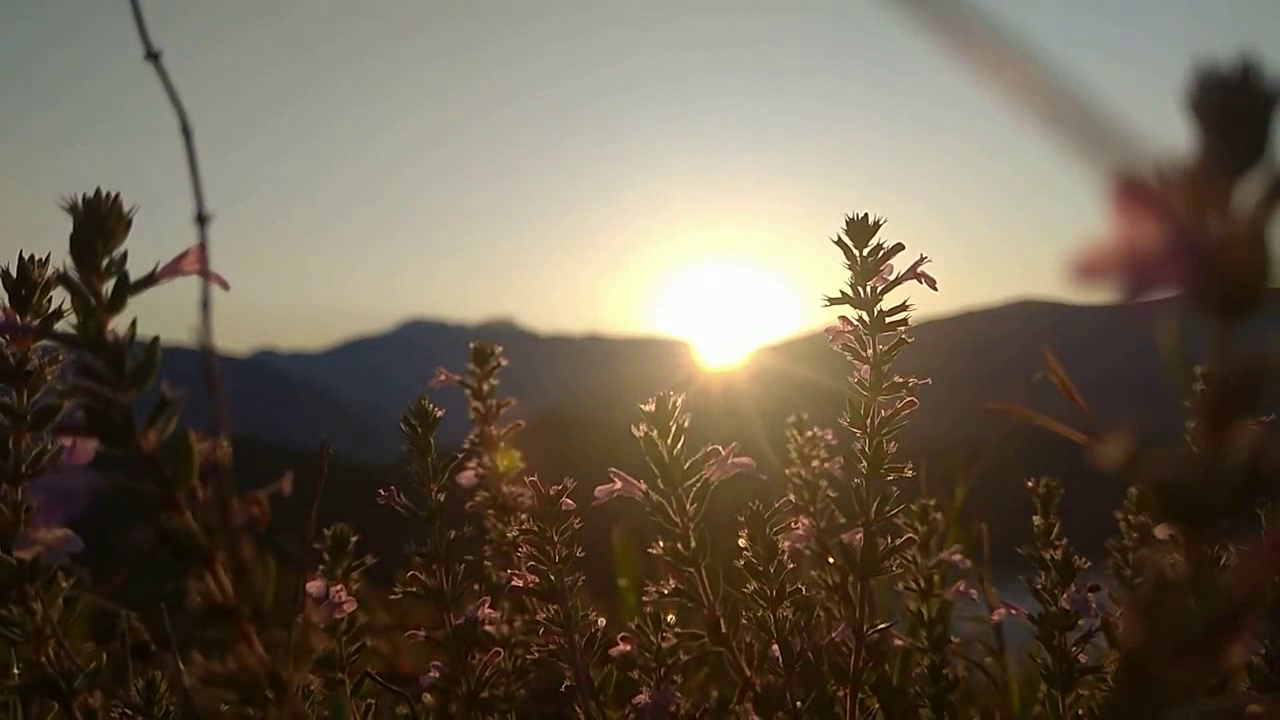
#> input picture frame 6 of send_Dinara/Software-Engineering-Group-Project-frontEnd/Monkey_Project/videos/poocessed.AVI, 1280 x 720 px, given in place of DSCF0025.AVI, which was not available
$ python video_detection.py
#> lines starting #> are read from the running program, lines starting #| are printed output that depends on the picture; after the words box and inside, x2 and y2 are one past the last pixel; in counts of white or black regions, pixels touching at a corner belong together; pictures that were not available may be replaced by others from this repository, and a replacement may not be noted
import cv2

cap = cv2.VideoCapture('./Test Videos/Pig-tailed macaque/DSCF0025.AVI')

ret, frame1 = cap.read()
#> frame1 is the input picture: shape (720, 1280, 3); mean B, G, R 80.4, 96.6, 107.8

while cap.isOpened():
    ret, frame2 = cap.read()
    diff = cv2.absdiff(frame1, frame2)
    gray = cv2.cvtColor(diff, cv2.COLOR_BGR2GRAY)
    blur = cv2.GaussianBlur(gray, (5, 5), 0)
    _, thresh = cv2.threshold(blur, 20, 255, cv2.THRESH_BINARY)
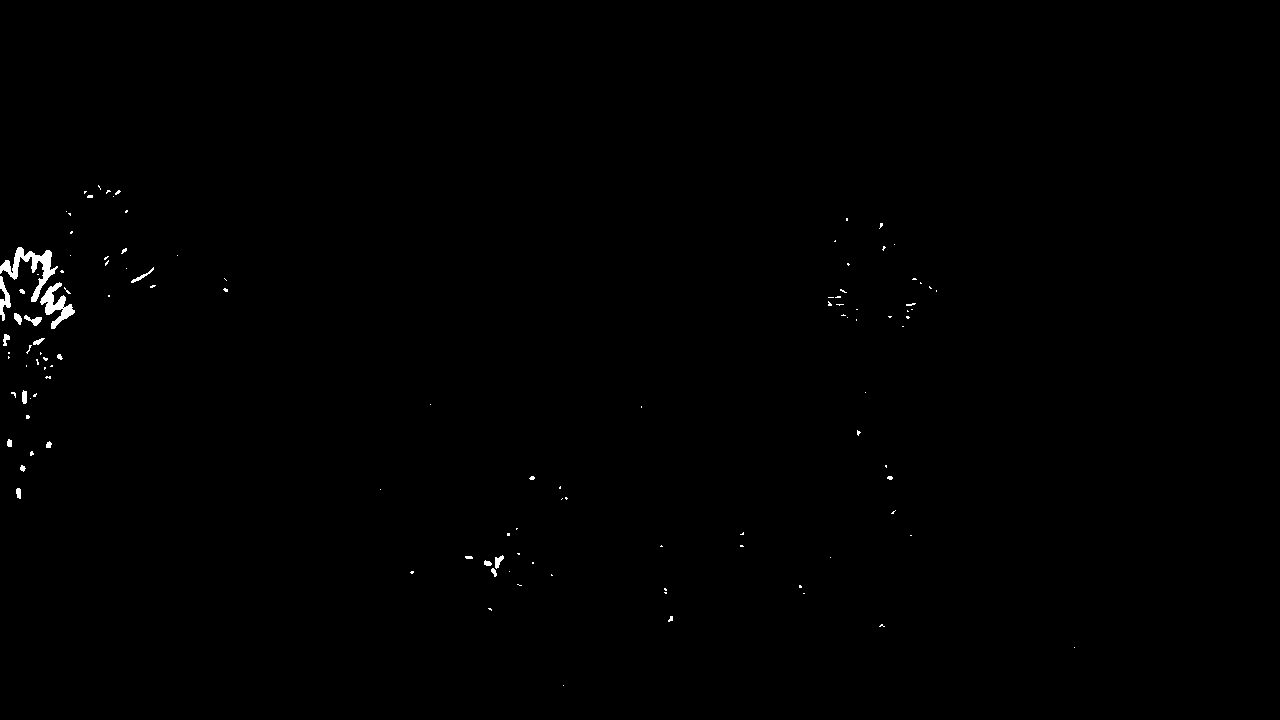
#> thresh: shape (720, 1280); 0.34% white; 116 white regions (96 under 20 px), largest, box (x1, y1, x2, y2) and area: (0, 247, 58, 302) 916, (40, 282, 75, 329) 617, (0, 276, 11, 321) 222
    dilated = cv2.dilate(thresh, None, iterations=3)
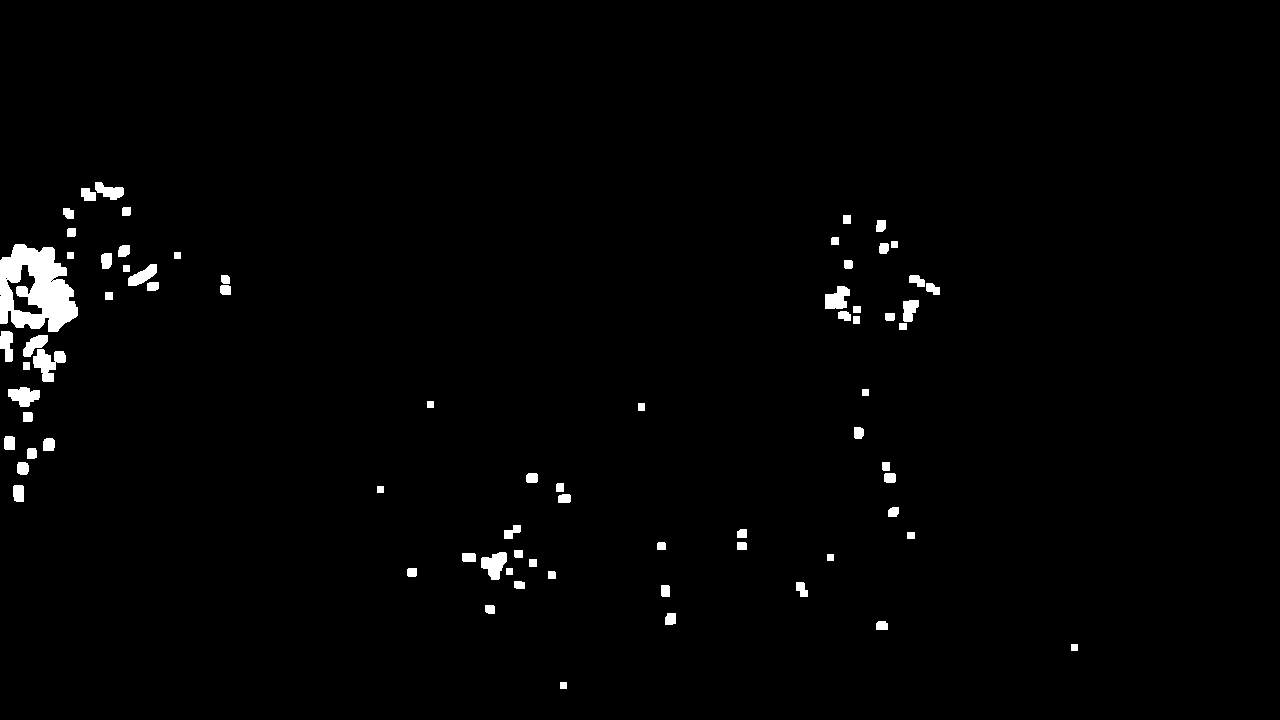
#> dilated: shape (720, 1280); 1.5% white; 74 white regions
    contours, _ = cv2.findContours(dilated, cv2.RETR_TREE, cv2.CHAIN_APPROX_SIMPLE)
#> contours = 78 contours, 3 with area under 20; largest, box (x1, y1, x2, y2) and area: (0, 244, 78, 332) 4982, (6, 264, 43, 315) 738, (33, 349, 66, 382) 522, (481, 552, 507, 580) 423, (8, 387, 40, 407) 384

    for contour in contours:
        (x, y, w, h) = cv2.boundingRect(contour)

        if cv2.contourArea(contour) < 700:
            continue
        cv2.rectangle(frame1, (x, y), (x+w, y+h), (0, 255, 0), 2)
        cv2.putText(frame1, "Status: {}".format('Movement'), (10, 20), cv2.FONT_HERSHEY_SIMPLEX, 1, (0, 0, 255), 3)
#> this loop made 78 passes
#> (x, y, w, h) on passes 3, 4, 5, 6, 7, 8, 9, 11: (876, 621, 12, 9), (665, 613, 11, 12), (485, 605, 10, 9), (661, 585, 9, 12), (796, 582, 12, 15), (514, 581, 11, 8), (548, 571, 8, 8), (407, 568, 10, 9)
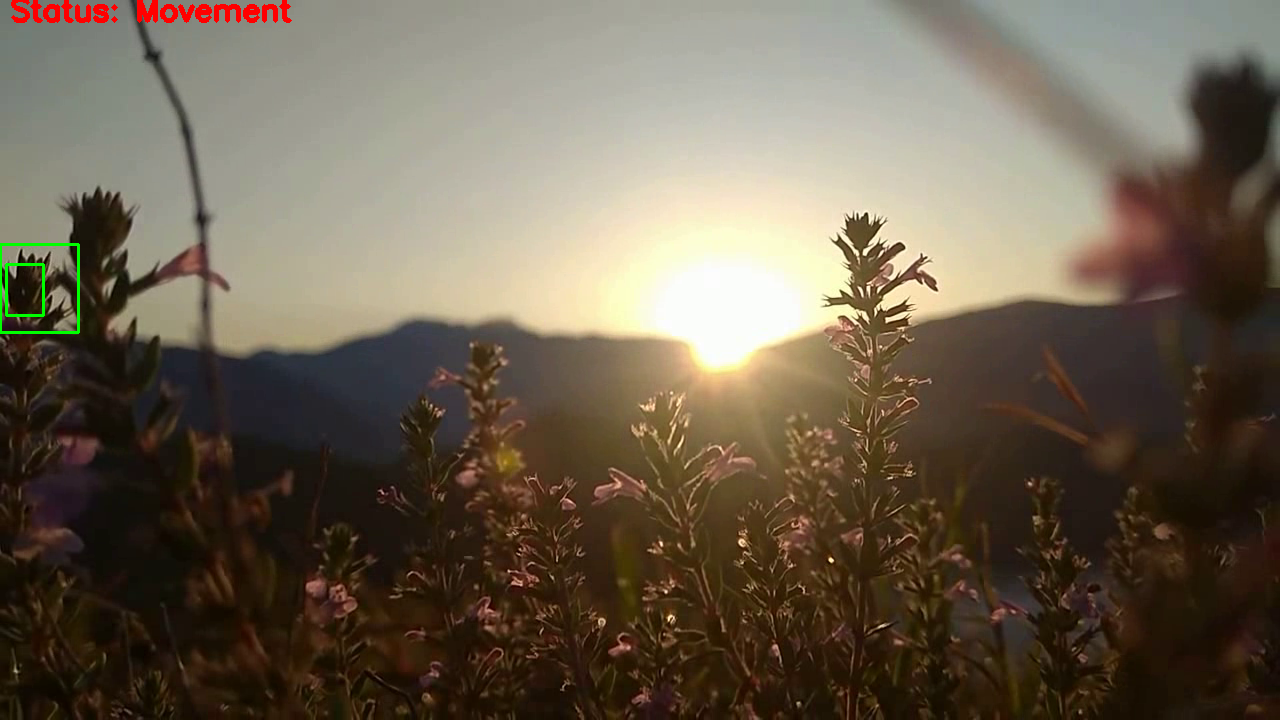
#> frame1: shape (720, 1280, 3); 0.49% of pixels changed, all inside (x1, y1, x2, y2) = (0, 0, 292, 334)

    cv2.imshow("feed", frame1)
    frame1 = frame2
    ret, frame2 = cap.read()
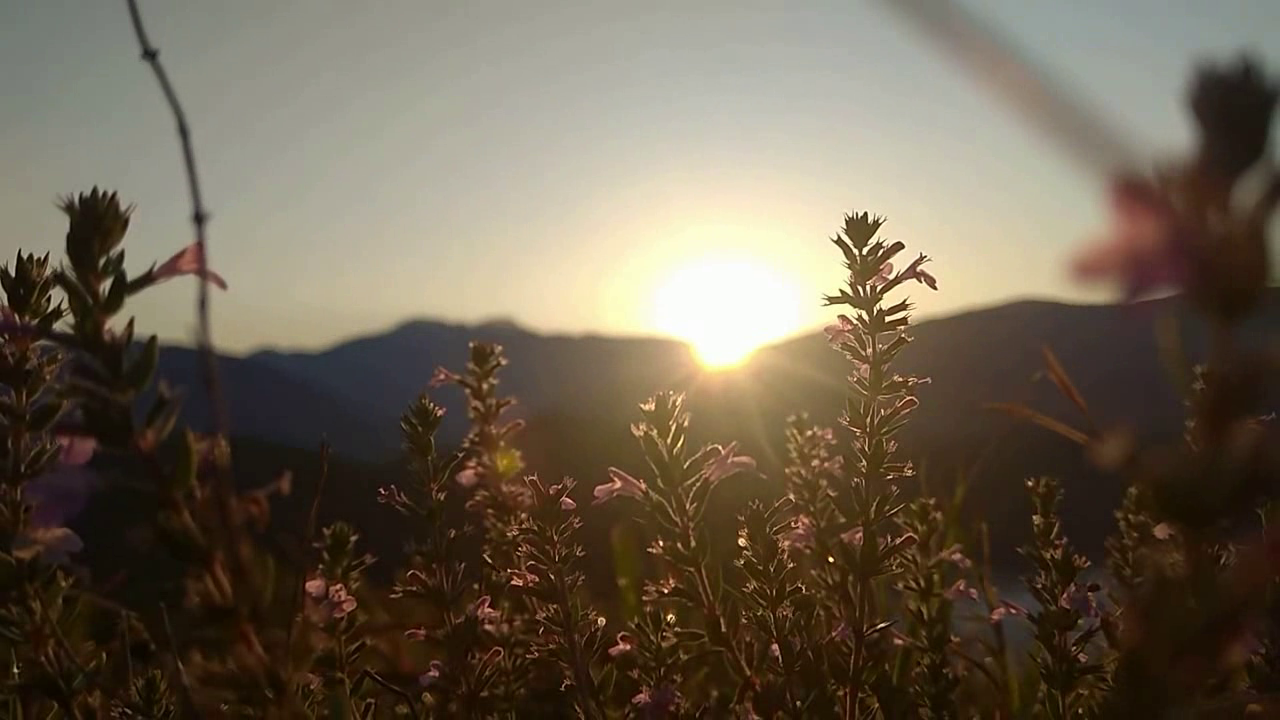
#> input picture frame 8 of send_Dinara/Software-Engineering-Group-Project-frontEnd/Monkey_Project/videos/poocessed.AVI, 1280 x 720 px, given in place of DSCF0025.AVI, which was not available
#> frame2 is the input picture: shape (720, 1280, 3); mean B, G, R 80.2, 97, 108.6

    if cv2.waitKey(40) == 27:
#> (key Esc is pressed here)
        break

cv2.destroyAllWindows()
cap.release()

$ run again, starting later in the video
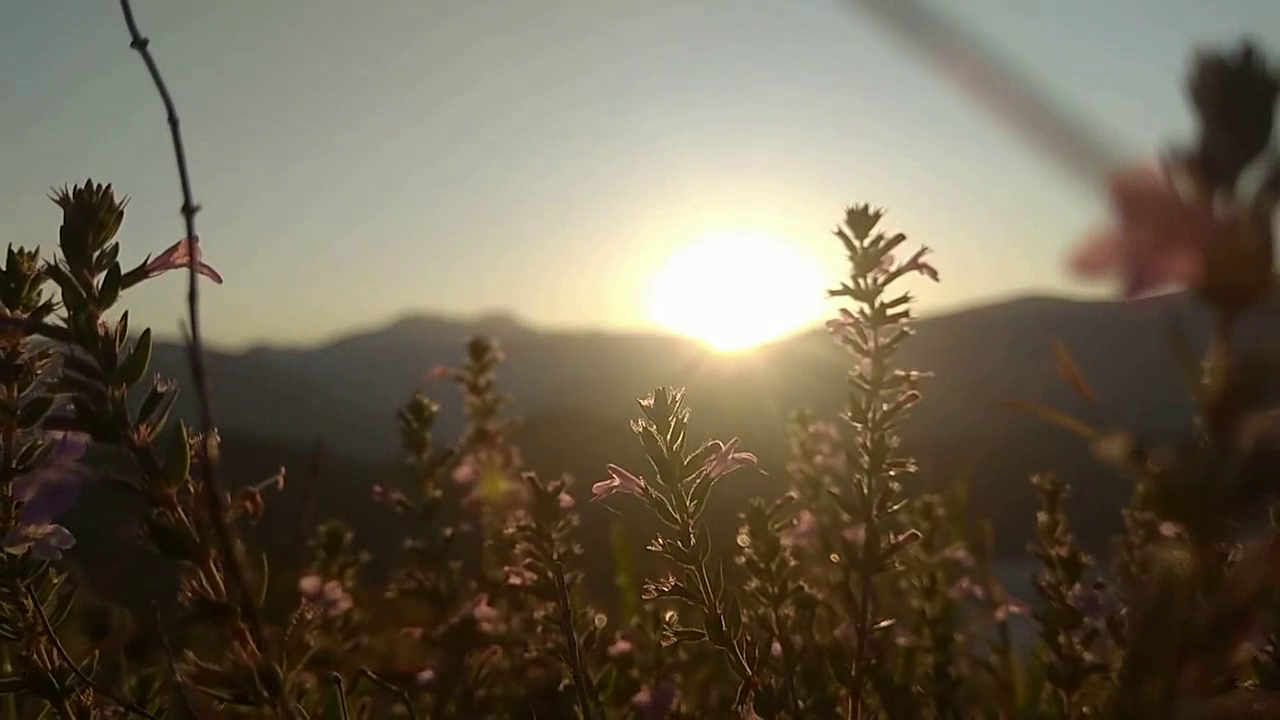
#> input picture frame 30 of send_Dinara/Software-Engineering-Group-Project-frontEnd/Monkey_Project/videos/poocessed.AVI, 1280 x 720 px, given in place of DSCF0025.AVI, which was not available
#> frame1 is the input picture: shape (720, 1280, 3); mean B, G, R 81.8, 99.5, 109.1
#> `_, thresh = cv2.threshold(blur, 20, 255, cv2.THRESH_BINARY)`:
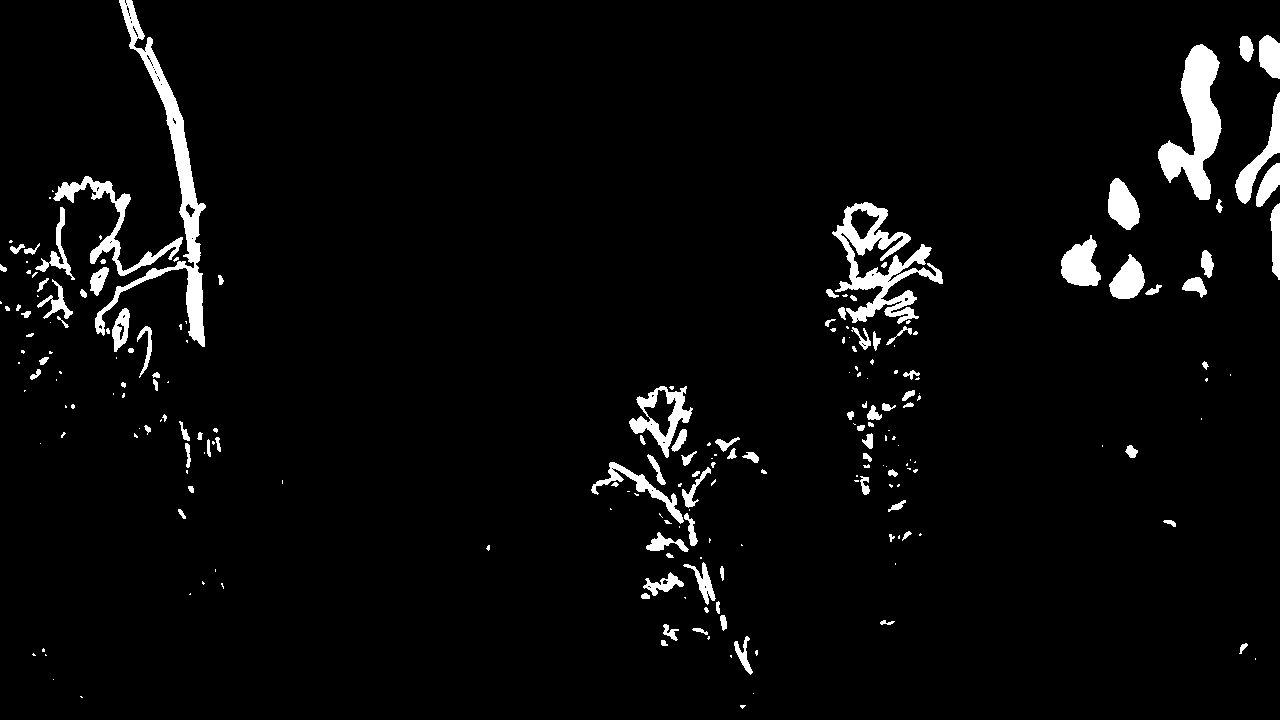
#> thresh: shape (720, 1280); 3.9% white; 217 white regions (112 under 20 px), largest, box (x1, y1, x2, y2) and area: (95, 0, 206, 347) 5533, (1158, 44, 1222, 200) 4687, (832, 202, 943, 324) 4558
#> dilated: shape (720, 1280); 8.5% white; 77 white regions
#> contours = 114 contours, 29 with area under 20; largest, box (x1, y1, x2, y2) and area: (0, 0, 209, 394) 20572, (822, 199, 946, 355) 11322, (588, 434, 770, 561) 6425, (1155, 41, 1226, 216) 6392, (626, 383, 700, 469) 3938
#> the loop `for contour in contours:` made 114 passes
#> (x, y, w, h) on passes 1, 2, 6, 7, 8, 9, 10, 11: (737, 702, 12, 10), (77, 693, 9, 8), (752, 647, 9, 12), (29, 645, 21, 14), (1236, 640, 15, 17), (727, 633, 29, 45), (689, 625, 24, 18), (658, 621, 24, 28)
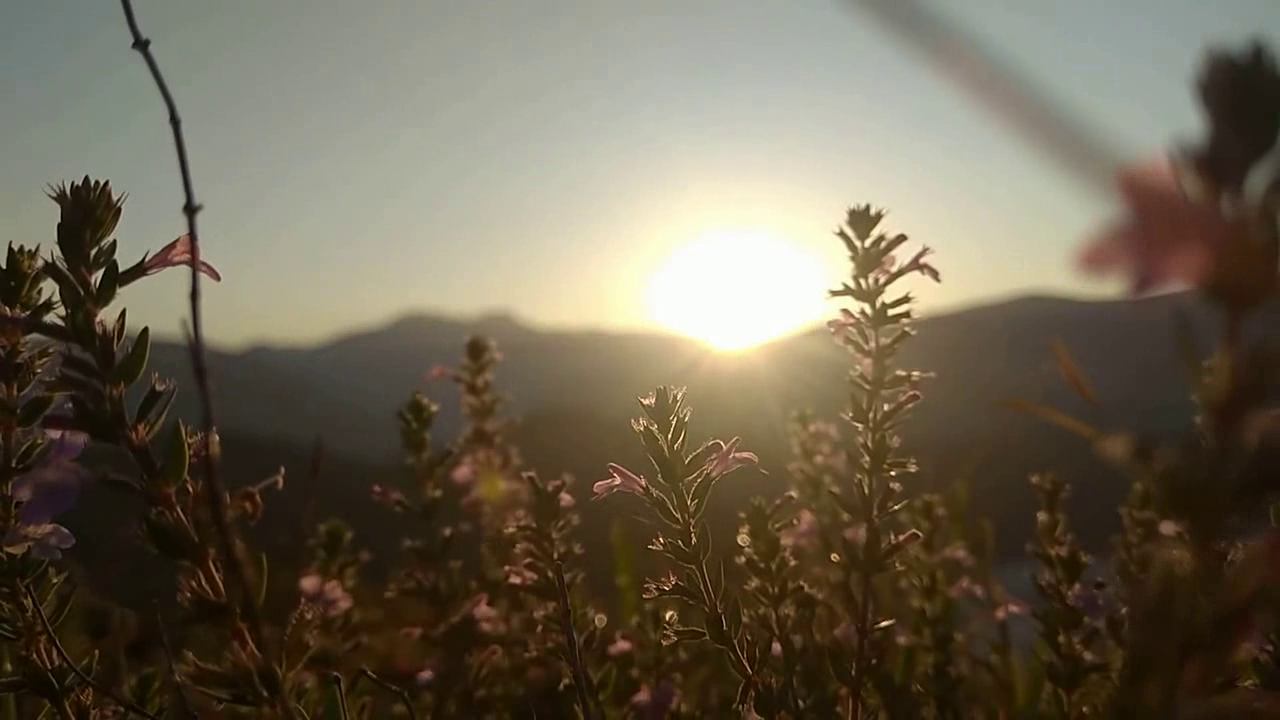
#> input picture frame 32 of send_Dinara/Software-Engineering-Group-Project-frontEnd/Monkey_Project/videos/poocessed.AVI, 1280 x 720 px, given in place of DSCF0025.AVI, which was not available
#> frame2 is the input picture: shape (720, 1280, 3); mean B, G, R 82, 99.8, 109.3
